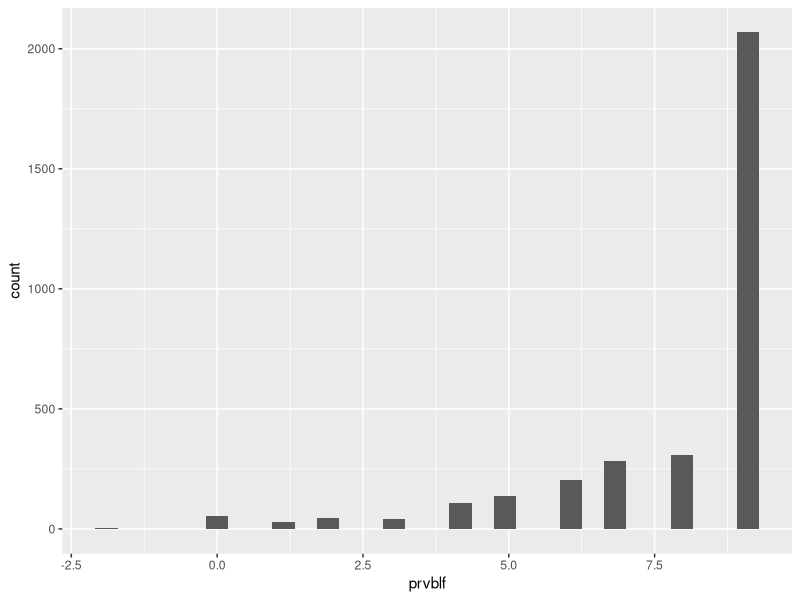
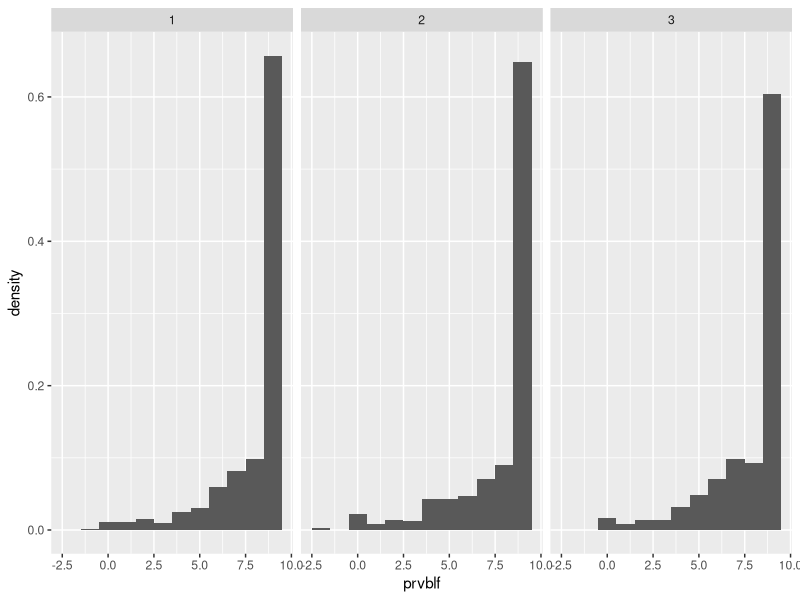

These charts were generated, in order, by the following R code: (Note: this script raises an error after producing the figures.)
# Visualization

setwd("~/Documents/Uni work/Masters/G4063 Data Viz/qmssviz/141021 WVS")
require("plyr")
require("doBy")
require("ggplot2")
require("scales")

wvs <- read.csv("WVS456_rel.csv")
View(wvs)
wvs$wave <- factor(wvs$wave)

# Time Trends
ggplot(wvs, aes(x=prvblf))+geom_histogram()
plot1 <- ggplot(wvs, aes(x=prvblf)) + geom_histogram(aes(y=..density..), binwidth = 1, position = "dodge")
plot1 + facet_grid(. ~ wave)

ggplot(wvs, aes(x=prvact, fill = wave)) + geom_bar(aes(y=..density..), position = "dodge", binwidth = 0.5)



